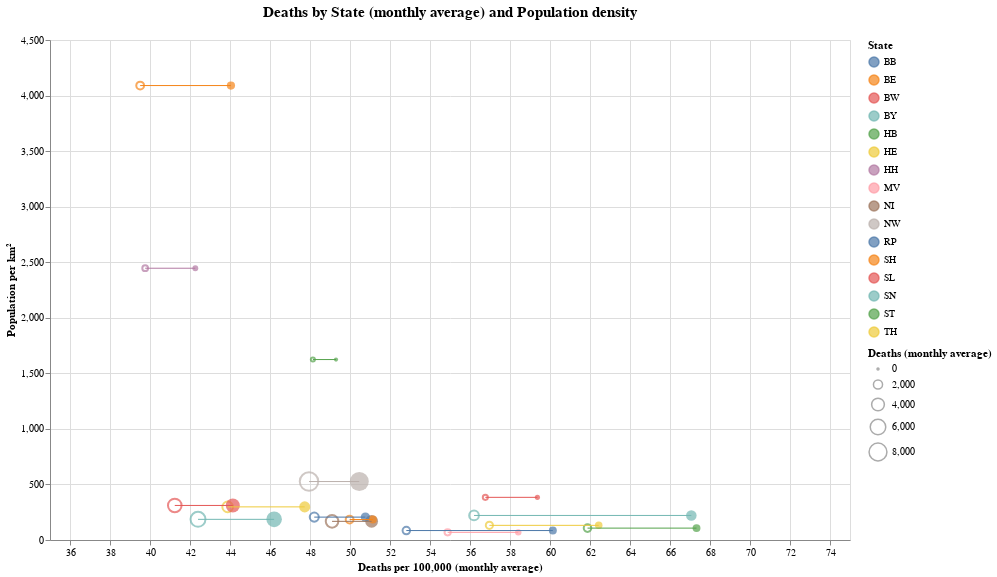

Source (notebook cell):
### Code cell
#hide_input

scl_min = data_dpp['deaths_per_pop_pre_covid_period'].min() *0.9
scl_max = data_dpp['deaths_per_pop_covid_period'].max() * 1.1

c_tooltip = [alt.Tooltip('state_abbrv', title = T_STATE),
             alt.Tooltip('incr_mortality', title = T_MORT_INC, format='.2%'),
             alt.Tooltip('deaths_pre_covid_period', title = T_DEATHS_BC, format='.0f'),
             alt.Tooltip('deaths_per_pop_pre_covid_period', title = T_PER_HTH, format='.0f'),
             alt.Tooltip('deaths_covid_period', title = T_DEATHS_C, format='.0f'),
             alt.Tooltip('deaths_per_pop_covid_period', title = ' '+T_PER_HTH, format='.0f')
            ]

base = alt.Chart(data_dpp).encode(
    y=alt.Y('pop_density:Q', title = T_DENSITY),
    color = alt.Color('state_abbrv', legend=alt.Legend(title=T_STATE)),
    tooltip = c_tooltip)


c1 = base.mark_point().encode(
    x=alt.X('deaths_per_pop_pre_covid_period:Q', 
            title = T_DEATHS_HTH, 
            scale=alt.Scale(domain=(scl_min, scl_max))),
    size=alt.Size('deaths_pre_covid_period:Q', legend=alt.Legend(title=T_DEATHS_MONTHLY))
).interactive(bind_x = False)

c2 = base.mark_circle().encode(
    x=alt.X('deaths_per_pop_covid_period:Q', 
            title = T_DEATHS_HTH, 
            scale=alt.Scale(domain=(scl_min, scl_max))),
    size= alt.Size('deaths_covid_period:Q', legend=alt.Legend(title=T_DEATHS_MONTHLY))
).interactive(bind_x = False)

diffbar = base.mark_errorbar().encode(
    x= alt.X('deaths_per_pop_pre_covid_period:Q', 
            title = T_DEATHS_HTH),
    x2= alt.X2("deaths_per_pop_covid_period:Q", 
            title = T_DEATHS_HTH)
)

(alt.layer( c1 + c2 + diffbar)
    .properties(width=800, height=500, title = f'{T_DEATHS_BY_STATE} {T_AND} {T_DENSITY2}')
    .configure_title(fontSize=15, offset=15, orient='top', anchor='middle')
)

### Figure 1 — Vega-Lite specification as saved in the notebook (floating-point values rounded to 4 significant figures)
{"config": {"view": {"continuousWidth": 400, "continuousHeight": 300}, "title": {"anchor": "middle", "fontSize": 15, "offset": 15, "orient": "top"}}, "layer": [{"layer": [{"mark": "point", "encoding": {"color": {"type": "nominal", "field": "state_abbrv", "legend": {"title": "State"}}, "size": {"type": "quantitative", "field": "deaths_pre_covid_period", "legend": {"title": "Deaths (monthly average)"}}, "tooltip": [{"type": "nominal", "field": "state_abbrv", "title": "State"}, {"type": "quantitative", "field": "incr_mortality", "format": ".2%", "title": "Increased mortality"}, {"type": "quantitative", "field": "deaths_pre_covid_period", "format": ".0f", "title": "Deaths before Covid19 (monthly average)"}, {"type": "quantitative", "field": "deaths_per_pop_pre_covid_period", "format": ".0f", "title": "per 100,000"}, {"type": "quantitative", "field": "deaths_covid_period", "format": ".0f", "title": "Deaths during Covid19 (monthly average)"}, {"type": "quantitative", "field": "deaths_per_pop_covid_period", "format": ".0f", "title": " per 100,000"}], "x": {"type": "quantitative", "field": "deaths_per_pop_pre_covid_period", "scale": {"domain": [35.56, 74.06]}, "title": "Deaths per 100,000 (monthly average)"}, "y": {"type": "quantitative", "field": "pop_density", "title": "Population per km²"}}, "selection": {"selector003": {"type": "interval", "bind": "scales", "encodings": ["y"]}}}, {"mark": "circle", "encoding": {"color": {"type": "nominal", "field": "state_abbrv", "legend": {"title": "State"}}, "size": {"type": "quantitative", "field": "deaths_covid_period", "legend": {"title": "Deaths (monthly average)"}}, "tooltip": [{"type": "nominal", "field": "state_abbrv", "title": "State"}, {"type": "quantitative", "field": "incr_mortality", "format": ".2%", "title": "Increased mortality"}, {"type": "quantitative", "field": "deaths_pre_covid_period", "format": ".0f", "title": "Deaths before Covid19 (monthly average)"}, {"type": "quantitative", "field": "deaths_per_pop_pre_covid_period", "format": ".0f", "title": "per 100,000"}, {"type": "quantitative", "field": "deaths_covid_period", "format": ".0f", "title": "Deaths during Covid19 (monthly average)"}, {"type": "quantitative", "field": "deaths_per_pop_covid_period", "format": ".0f", "title": " per 100,000"}], "x": {"type": "quantitative", "field": "deaths_per_pop_covid_period", "scale": {"domain": [35.56, 74.06]}, "title": "Deaths per 100,000 (monthly average)"}, "y": {"type": "quantitative", "field": "pop_density", "title": "Population per km²"}}, "selection": {"selector004": {"type": "interval", "bind": "scales", "encodings": ["y"]}}}, {"mark": "errorbar", "encoding": {"color": {"type": "nominal", "field": "state_abbrv", "legend": {"title": "State"}}, "tooltip": [{"type": "nominal", "field": "state_abbrv", "title": "State"}, {"type": "quantitative", "field": "incr_mortality", "format": ".2%", "title": "Increased mortality"}, {"type": "quantitative", "field": "deaths_pre_covid_period", "format": ".0f", "title": "Deaths before Covid19 (monthly average)"}, {"type": "quantitative", "field": "deaths_per_pop_pre_covid_period", "format": ".0f", "title": "per 100,000"}, {"type": "quantitative", "field": "deaths_covid_period", "format": ".0f", "title": "Deaths during Covid19 (monthly average)"}, {"type": "quantitative", "field": "deaths_per_pop_covid_period", "format": ".0f", "title": " per 100,000"}], "x": {"type": "quantitative", "field": "deaths_per_pop_pre_covid_period", "title": "Deaths per 100,000 (monthly average)"}, "x2": {"field": "deaths_per_pop_covid_period", "title": "Deaths per 100,000 (monthly average)"}, "y": {"type": "quantitative", "field": "pop_density", "title": "Population per km²"}}}]}], "data": {"name": "data-86e330a0a798ff6d3acc9707742888e2"}, "height": 500, "title": "Deaths by State (monthly average) and Population density", "width": 800, "$schema": "https://vega.github.io/schema/vega-lite/v4.8.1.json", "datasets": {"data-86e330a0a798ff6d3acc9707742888e2": [{"state_abbrv": "BB", "pop_density": 85.0, "deaths_pre_covid_period": 1332.0, "deaths_covid_period": 1517.0, "deaths_per_pop_pre_covid_period": 52.82, "deaths_per_pop_covid_period": 60.14, "incr_mortality": 0.1387}, {"state_abbrv": "BE", "pop_density": 4090.0, "deaths_pre_covid_period": 1450.0, "deaths_covid_period": 1616.0, "deaths_per_pop_pre_covid_period": 39.51, "deaths_per_pop_covid_period": 44.05, "incr_mortality": 0.1149}, {"state_abbrv": "BW", "pop_density": 311.0, "deaths_pre_covid_period": 4578.0, "deaths_covid_period": 4900.0, "deaths_per_pop_pre_covid_period": 41.24, "deaths_per_pop_covid_period": 44.14, "incr_mortality": 0.07036}, {"state_abbrv": "BY", "pop_density": 186.0, "deaths_pre_covid_period": 5565.0, "deaths_covid_period": 6064.0, "deaths_per_pop_pre_covid_period": 42.4, "deaths_per_pop_covid_period": 46.21, "incr_mortality": 0.08976}, {"state_abbrv": "HB", "pop_density": 1624.0, "deaths_pre_covid_period": 328.0, "deaths_covid_period": 335.8, "deaths_per_pop_pre_covid_period": 48.14, "deaths_per_pop_covid_period": 49.3, "incr_mortality": 0.02401}, {"state_abbrv": "HE", "pop_density": 298.0, "deaths_pre_covid_period": 2759.0, "deaths_covid_period": 3002.0, "deaths_per_pop_pre_covid_period": 43.88, "deaths_per_pop_covid_period": 47.74, "incr_mortality": 0.08778}, {"state_abbrv": "HH", "pop_density": 2446.0, "deaths_pre_covid_period": 734.4, "deaths_covid_period": 780.8, "deaths_per_pop_pre_covid_period": 39.76, "deaths_per_pop_covid_period": 42.27, "incr_mortality": 0.06304}, {"state_abbrv": "MV", "pop_density": 69.0, "deaths_pre_covid_period": 882.6, "deaths_covid_period": 939.4, "deaths_per_pop_pre_covid_period": 54.88, "deaths_per_pop_covid_period": 58.41, "incr_mortality": 0.06435}, {"state_abbrv": "NI", "pop_density": 168.0, "deaths_pre_covid_period": 3925.0, "deaths_covid_period": 4083.0, "deaths_per_pop_pre_covid_period": 49.1, "deaths_per_pop_covid_period": 51.08, "incr_mortality": 0.04027}, {"state_abbrv": "NW", "pop_density": 526.0, "deaths_pre_covid_period": 8606.0, "deaths_covid_period": 9057.0, "deaths_per_pop_pre_covid_period": 47.95, "deaths_per_pop_covid_period": 50.46, "incr_mortality": 0.05242}, {"state_abbrv": "RP", "pop_density": 206.0, "deaths_pre_covid_period": 1974.0, "deaths_covid_period": 2078.0, "deaths_per_pop_pre_covid_period": 48.21, "deaths_per_pop_covid_period": 50.77, "incr_mortality": 0.05303}, {"state_abbrv": "SH", "pop_density": 184.0, "deaths_pre_covid_period": 1451.0, "deaths_covid_period": 1485.0, "deaths_per_pop_pre_covid_period": 49.98, "deaths_per_pop_covid_period": 51.15, "incr_mortality": 0.02331}, {"state_abbrv": "SL", "pop_density": 384.0, "deaths_pre_covid_period": 560.2, "deaths_covid_period": 585.9, "deaths_per_pop_pre_covid_period": 56.77, "deaths_per_pop_covid_period": 59.37, "incr_mortality": 0.04585}, {"state_abbrv": "SN", "pop_density": 221.0, "deaths_pre_covid_period": 2288.0, "deaths_covid_period": 2731.0, "deaths_per_pop_pre_covid_period": 56.2, "deaths_per_pop_covid_period": 67.07, "incr_mortality": 0.1933}, {"state_abbrv": "ST", "pop_density": 107.0, "deaths_pre_covid_period": 1358.0, "deaths_covid_period": 1478.0, "deaths_per_pop_pre_covid_period": 61.88, "deaths_per_pop_covid_period": 67.33, "incr_mortality": 0.08809}, {"state_abbrv": "TH", "pop_density": 132.0, "deaths_pre_covid_period": 1215.0, "deaths_covid_period": 1332.0, "deaths_per_pop_pre_covid_period": 56.97, "deaths_per_pop_covid_period": 62.44, "incr_mortality": 0.09596}]}}
